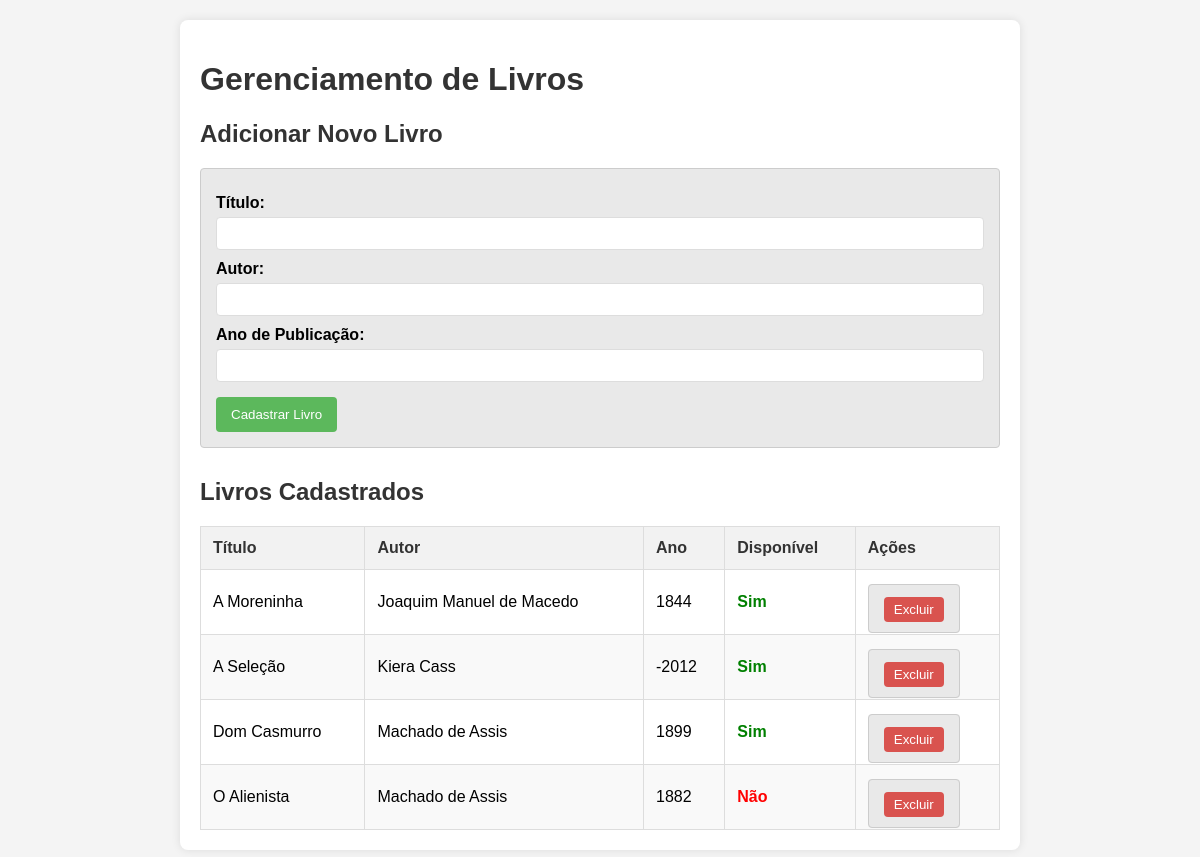
/, run on an earlier commit of the app's database.
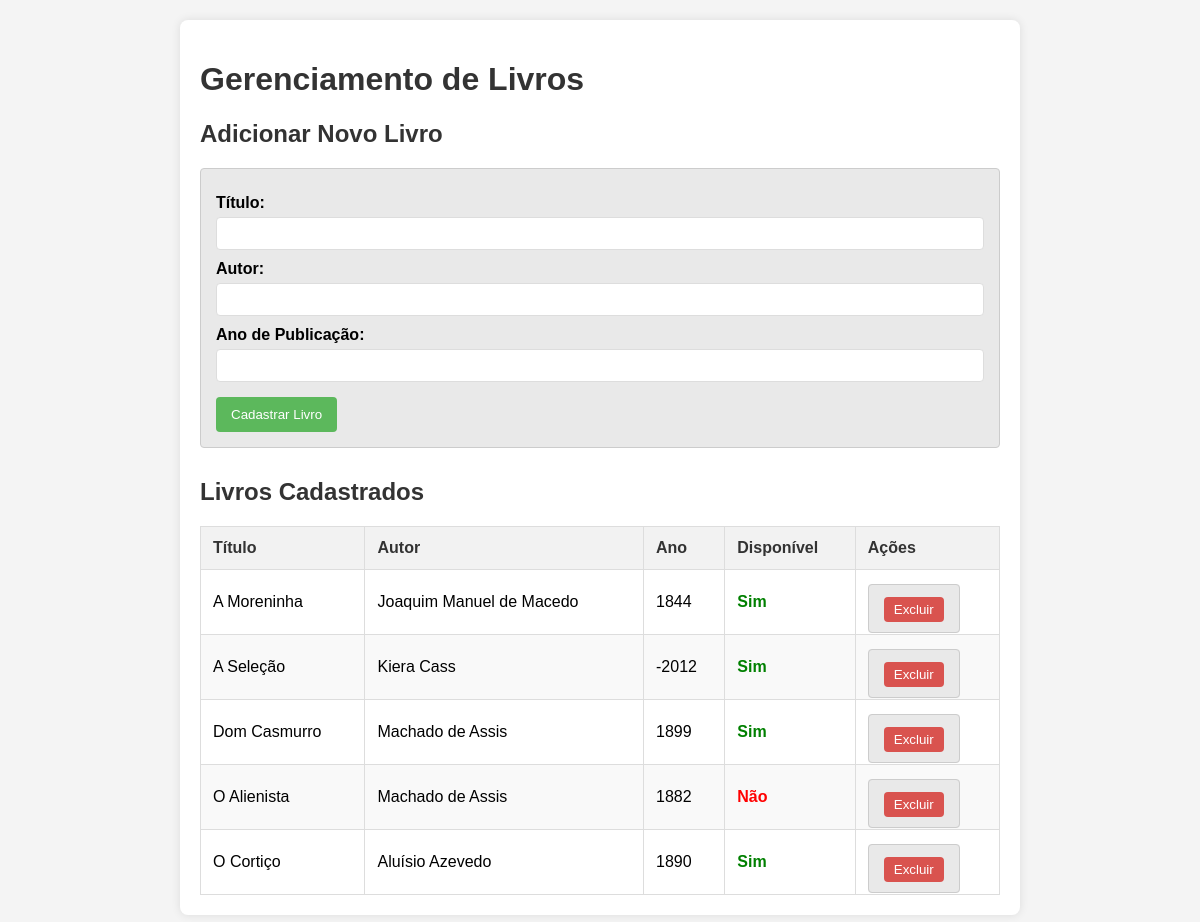
And on a later commit of the database.
### tables this page shows
CREATE TABLE livros (
    id INTEGER PRIMARY KEY AUTOINCREMENT,
    titulo TEXT NOT NULL,
    autor TEXT NOT NULL,
    ano_publicacao INTEGER,
    disponivel INTEGER NOT NULL DEFAULT 1
);

### src/scripts/app_flask.py (the view, shortened to what this page needs)
@app.route('/', methods=['GET', 'POST'])
def index():
    db = get_db()
    cursor = db.cursor()
    cursor.execute("SELECT id, titulo, autor, ano_publicacao, disponivel FROM livros ORDER BY titulo")
    livros = cursor.fetchall()
    return render_template('index.html', livros=livros)

### src/scripts/app_flask.py (called while the page is built)
def get_db():
    db = getattr(g, '_database', None)
    if db is None:
        db = g._database = sqlite3.connect(DATABASE)
        db.row_factory = sqlite3.Row
    return db

@app.teardown_appcontext
def close_connection(exception):
    db = getattr(g, '_database', None)
    if db is not None:
        db.close()

### templates/index.html (shortened to what this page needs)
<!DOCTYPE html>
<html lang="pt-br">
<head>
</head>
<body>
    <div class="container">
        <h1>Gerenciamento de Livros</h1>
        <h2>Adicionar Novo Livro</h2>
        <form method="POST" action="{{ url_for('index') }}">
            <label for="titulo">Título:</label>
            <input type="text" id="titulo" name="titulo" required>
            <label for="autor">Autor:</label>
            <input type="text" id="autor" name="autor" required>
            <label for="ano_publicacao">Ano de Publicação:</label>
            <input type="number" id="ano_publicacao" name="ano_publicacao" min="1000" max="2100" required>
            <button type="submit">Cadastrar Livro</button>
        </form>
        <h2>Livros Cadastrados</h2>
        {% if livros %}
            <table>
                <thead>
                    <tr>
                        <th>Título</th>
                        <th>Autor</th>
                        <th>Ano</th>
                        <th>Disponível</th>
                        <th>Ações</th>
                    </tr>
                </thead>
                <tbody>
                    {% for livro in livros %}
                    <tr>
                        <td>{{ livro.titulo }}</td>
                        <td>{{ livro.autor }}</td>
                        <td>{{ livro.ano_publicacao }}</td>
                        <td>
                            {% if livro.disponivel == 1 %}
                                <span class="disponivel">Sim</span>
                            {% else %}
                                <span class="indisponivel">Não</span>
                            {% endif %}
                        </td>
                        <td>
                            <form method="POST" action="{{ url_for('deletar_livro', livro_id=livro.id) }}" style="display:inline;">
                                <button type="submit" onclick="return confirm('Tem certeza que deseja excluir o livro: {{ livro.titulo }}?')" style="background-color: #d9534f; color: white; padding: 5px 10px; border: none; border-radius: 4px; cursor: pointer;">Excluir</button>
                            </form>
                        </td>
                    </tr>
                    {% endfor %}
                </tbody>
            </table>
        {% else %}
            <p>Nenhum livro cadastrado ainda.</p>
        {% endif %}
    </div>
</body>
</html>

What changed in the data, as far as the page shows it:
added livros: titulo "O Cortiço", autor "Aluísio Azevedo", ano_publicacao "1890", disponivel "Sim"
